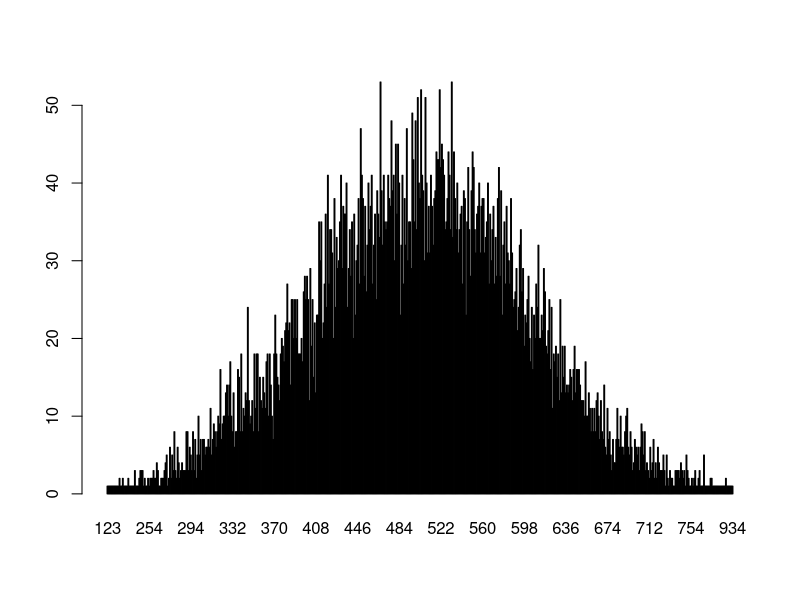

Write R code to recreate this figure.
#Write a R program to create  bell curve of a random normal distribution.
#thea uy
#march 16, 2025

#create a sequence of numbers
numbers = floor(rnorm(10000,500,100))
#create table
table1 = table(numbers)
#plot the table
barplot((table1))
